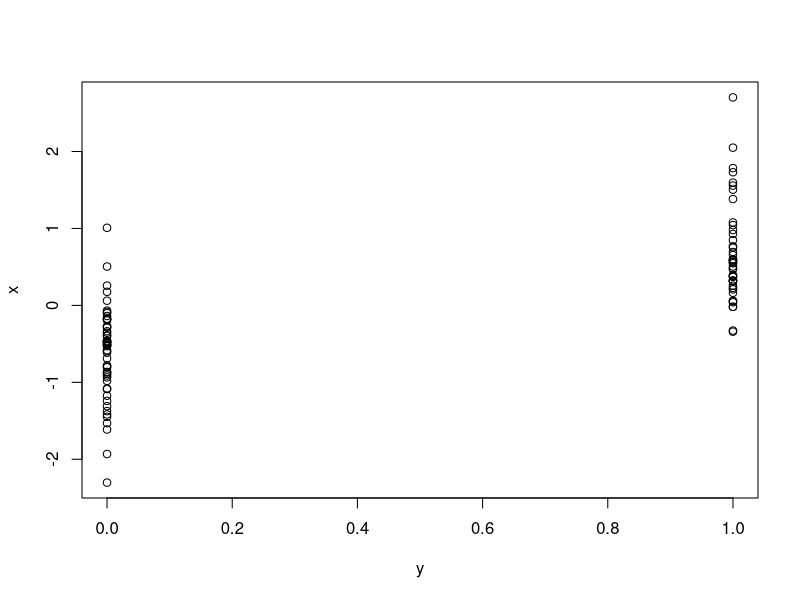
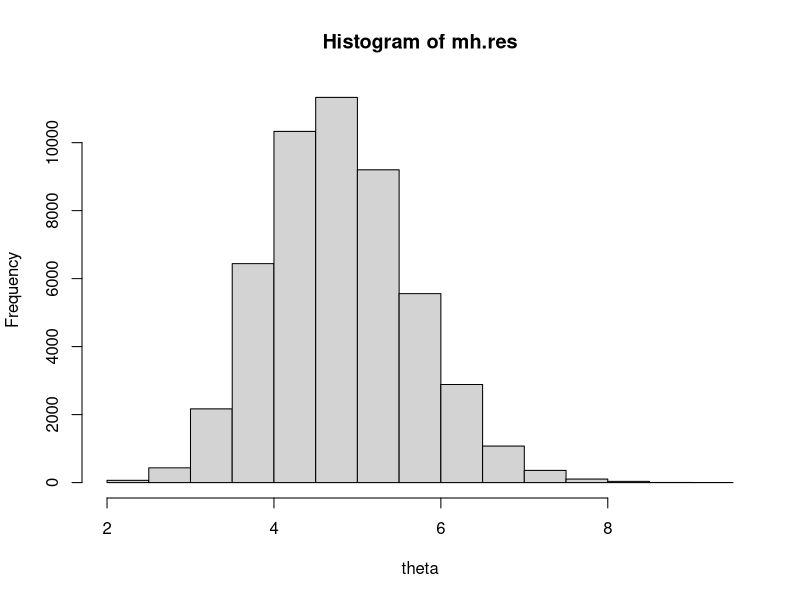

Write the R code that produced these figures, in order.
# a script with examples from the book (see README on my github page) using Metropolis-Hastings sampler
# from page 443

LRMH <- function(formula, mu0, sigma0, theta, delta, niter, data) {
  out <- rep(NA, niter)
  get.data <- all.vars(formula)
  y <- data[, get.data[1]]
  x <- data[, get.data[2]]
  
  for (i in 1:niter) {
    # this part should be generalized to accomodate more than one x, probably
    # something along the lines of %*% and conting the number of explanatory
    # variables
    theta.cand <- rnorm(1, mean = theta, sd = delta)
    
    loglik.cand <- sum(dbinom(y, size = 1, prob = exp(theta.cand * x)/(1 + exp(theta.cand * x)), log = TRUE))
    logprior.cand <- dnorm(theta.cand, mean = mu0, sd = sigma0, log = TRUE)

    loglik <- sum(dbinom(y, size = 1, prob = exp(theta * x)/(1 + exp(theta * x)), log = TRUE))
    logprior <- dnorm(theta, mean = mu0, sd = sigma0, log = TRUE)
    
    ratio <- exp((loglik.cand + logprior.cand) - (loglik + logprior))
    
    if (runif(1) < ratio) {
      theta <- theta.cand
    }
    
    out[i] <- theta
  }
  
  out
}

# simulate some data for logistic regression where response variables
# takes 1 with P(theta)

set.seed(357)
x <- rnorm(100)
z <- 5 * x
theta <- 1/(1 + exp(-z))

y <- rbinom(100, size = 1, prob = theta)

sim.data <- data.frame(y = y, x = x)
plot(sim.data)

# analyze using a "classical" GLM
summary(glm(y ~ -1 + x, data = sim.data, family = binomial))

# analyze using a MH algo
mh.res <- LRMH(y ~ x, data = sim.data, mu0 = 3, sigma0 = 2, theta = 3, delta = 3, niter = 50000)
hist(mh.res, xlab = "theta")
